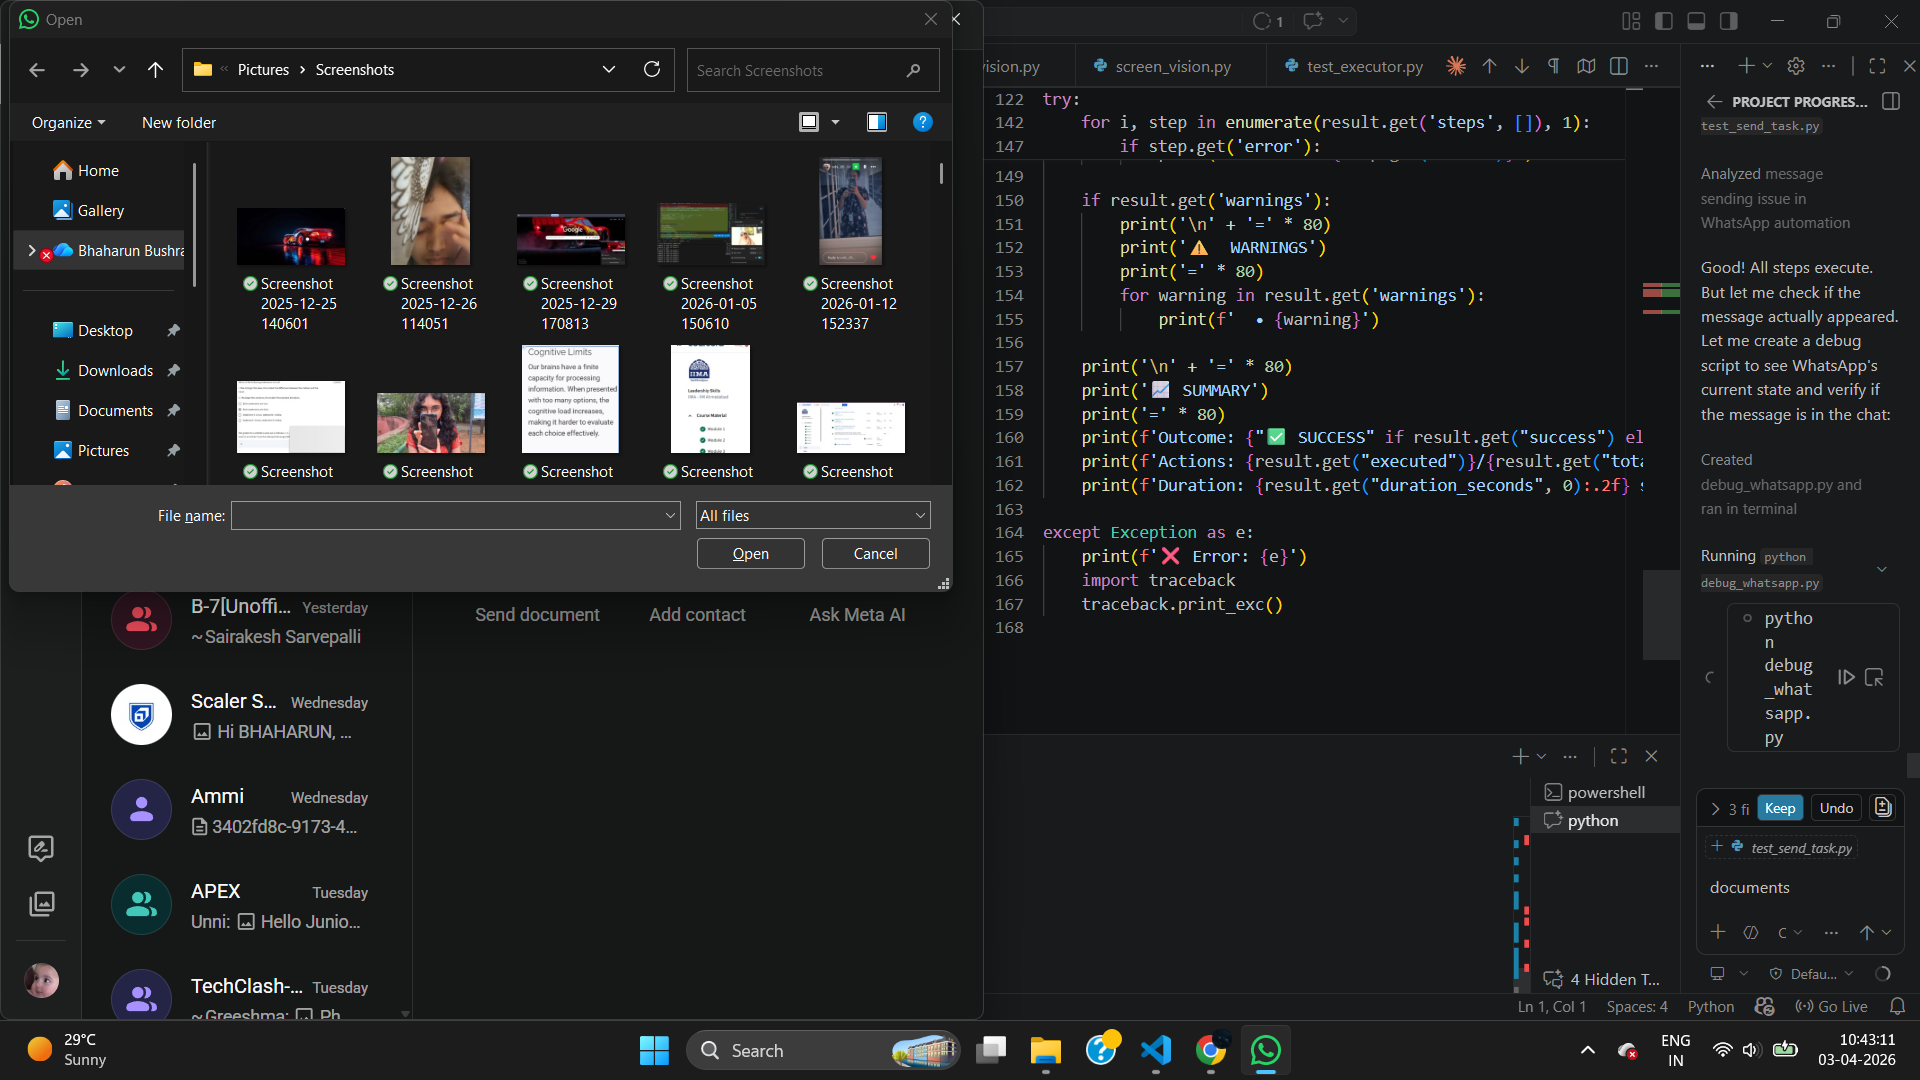

Write the Python code that produced this figure.
#!/usr/bin/env python3
"""Debug WhatsApp message sending - check if message appeared."""

import time
import pyautogui
import win32gui
from mss import mss
from PIL import Image

# Focus WhatsApp
print("1. Focusing WhatsApp...")
hwnd = win32gui.FindWindow(None, "WhatsApp")
if hwnd:
    win32gui.SetForegroundWindow(hwnd)
    time.sleep(0.5)
    print(f"   WhatsApp focused: {hwnd}")
else:
    print("   ERROR: WhatsApp not found!")

# Get screenshot
print("\n2. Taking screenshot to check message content...")
with mss() as sct:
    sct_img = sct.grab(sct.monitors[1])
    img = Image.frombytes('RGB', sct_img.size, sct_img.rgb)
    img.save('debug_whatsapp.png')
    print(f"   Screenshot saved: debug_whatsapp.png ({sct_img.width}x{sct_img.height})")

print("\n3. Checking if 'gandu' appears in screenshot...")
# For now, just save it so user can inspect
print("   Open debug_whatsapp.png and look for:")
print("   - Is Unni's chat open?")
print("   - Is 'gandu' visible in the message list?")
print("   - What is showing in the message input field?")
